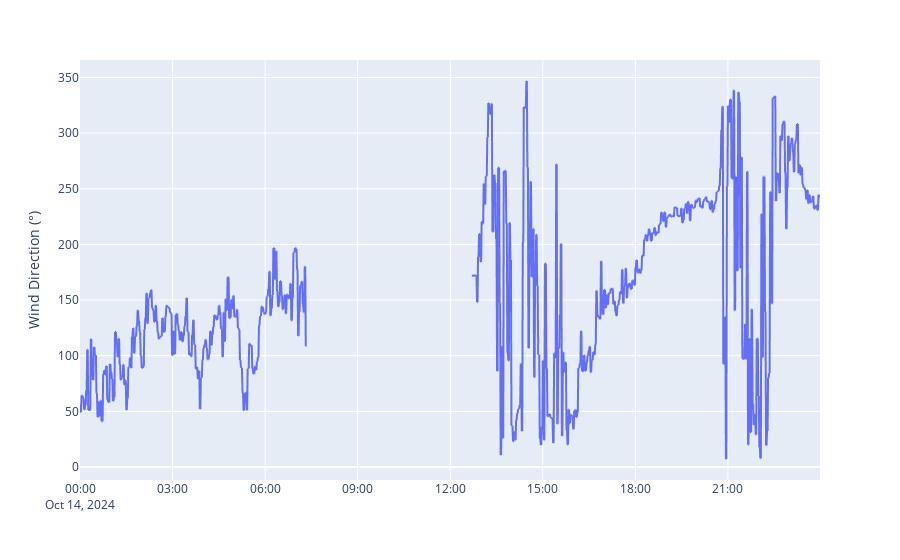
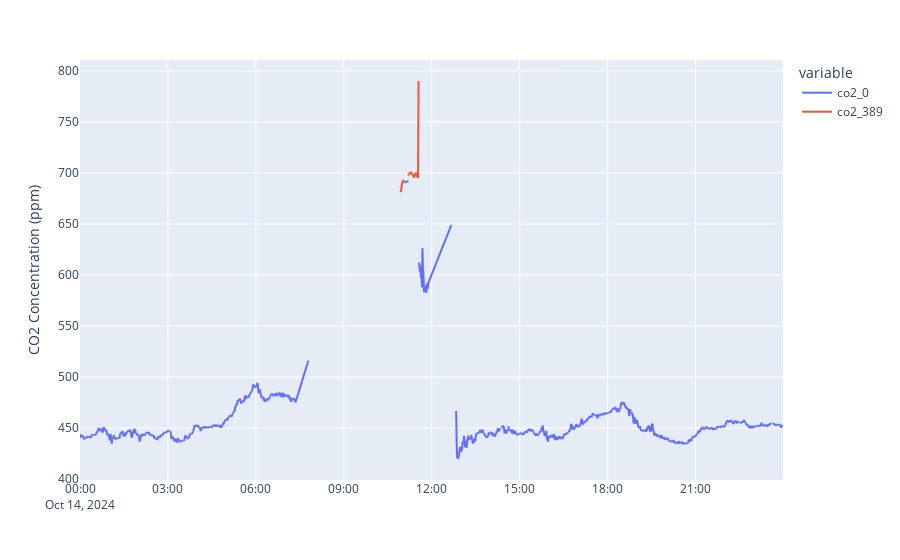

Source (notebook cell) for these figures, in order:
### Markdown cell above
# 1 min data (Level 1)

### Code cell
# Test export
start_date = datetime(2024, 10, 14, 0, 0, 0).replace(tzinfo=timezone.utc)
end_date = datetime(2024, 10, 14, 23, 59, 59).replace(tzinfo=timezone.utc)

df_temp = df_1_min.filter(pl.col("creation_timestamp").is_between(start_date, end_date))
df_site = extract_site_data(df=df_temp, deployment_times = deployment_times, site_name="TUMR")
plot_1_min_product(df_site)

### Figure 1 — Plotly figure (JSON) as saved in the notebook; plotly's stock layout.template omitted (floating-point values rounded to 4 significant figures; data arrays with more than 128 entries replaced by an {"elided": "..."} marker saying what was removed)
{"data": [{"connectgaps": false, "hovertemplate": "creation_timestamp=%{x}<br>wxt532_direction_avg=%{y}<extra></extra>", "legendgroup": "", "line": {"color": "#636efa", "dash": "solid"}, "marker": {"symbol": "circle"}, "mode": "lines", "name": "", "showlegend": false, "type": "scattergl", "x": {"elided": "1158 str values"}, "xaxis": "x", "y": {"elided": "1158 float values"}, "yaxis": "y"}], "layout": {"legend": {"tracegroupgap": 0}, "margin": {"t": 60}, "title": {"text": ""}, "xaxis": {"anchor": "y", "domain": [0, 1], "title": {"text": ""}}, "yaxis": {"anchor": "x", "domain": [0, 1], "title": {"text": "Wind Direction (°)"}}}}

### Figure 2 — Plotly figure (JSON) as saved in the notebook; plotly's stock layout.template omitted (floating-point values rounded to 4 significant figures; data arrays with more than 128 entries replaced by an {"elided": "..."} marker saying what was removed)
{"data": [{"connectgaps": false, "hovertemplate": "variable=co2_0<br>creation_timestamp=%{x}<br>value=%{y}<extra></extra>", "legendgroup": "co2_0", "line": {"color": "#636efa", "dash": "solid"}, "marker": {"symbol": "circle"}, "mode": "lines", "name": "co2_0", "showlegend": true, "type": "scattergl", "x": {"elided": "1158 str values"}, "xaxis": "x", "y": {"elided": "1158 float values"}, "yaxis": "y"}, {"connectgaps": false, "hovertemplate": "variable=co2_389<br>creation_timestamp=%{x}<br>value=%{y}<extra></extra>", "legendgroup": "co2_389", "line": {"color": "#EF553B", "dash": "solid"}, "marker": {"symbol": "circle"}, "mode": "lines", "name": "co2_389", "showlegend": true, "type": "scattergl", "x": {"elided": "1158 str values"}, "xaxis": "x", "y": {"elided": "1158 float values"}, "yaxis": "y"}], "layout": {"legend": {"title": {"text": "variable"}, "tracegroupgap": 0}, "margin": {"t": 60}, "title": {"text": ""}, "xaxis": {"anchor": "y", "domain": [0, 1], "title": {"text": ""}}, "yaxis": {"anchor": "x", "domain": [0, 1], "title": {"text": "CO2 Concentration (ppm)"}}}}
